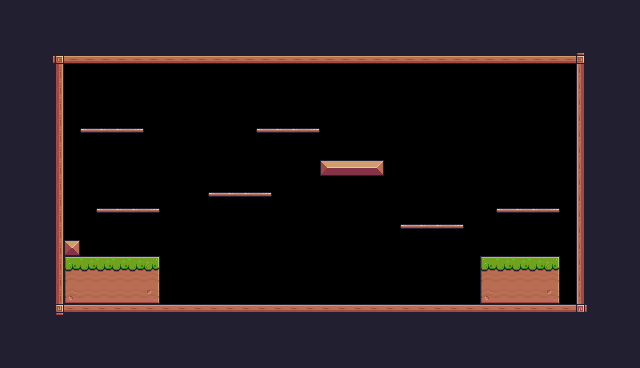

A 2D game scene composited from a Tiled map and its tileset images. What follows is a short description and the map's XML, with every tile layer's data as written:
An orthogonal 40x23 tile map with 16x16 px tiles, 1 tile layer (Background) and 26 objects (12x Fruit, 6x Platform, Player).

<map version="1.10" tiledversion="1.11.0" orientation="orthogonal" renderorder="right-down" width="40" height="23" tilewidth="16" tileheight="16" infinite="0" nextlayerid="4" nextobjectid="37">
 <tileset firstgid="1" source="Pixel Adventure.tsx" />
 <layer id="1" name="Background" width="40" height="23">
  <properties>
   <property name="BackgroundColor" value="Gray" />
  </properties>
  <data encoding="csv">
24,24,24,24,24,24,24,24,24,24,24,24,24,24,24,24,24,24,24,24,24,24,24,24,24,24,24,24,24,24,24,24,24,24,24,24,24,24,24,24,
24,24,24,24,24,24,24,24,24,24,24,24,24,24,24,24,24,24,24,24,24,24,24,24,24,24,24,24,24,24,24,24,24,24,24,24,24,24,24,24,
24,24,24,24,24,24,24,24,24,24,24,24,24,24,24,24,24,24,24,24,24,24,24,24,24,24,24,24,24,24,24,24,24,24,24,24,24,24,24,24,
24,24,24,92,134,134,134,134,134,134,134,134,134,134,134,134,134,134,134,134,134,134,134,134,134,134,134,134,134,134,134,134,134,134,134,134,93,24,24,24,
24,24,24,113,0,0,0,0,0,0,0,76,0,0,0,0,0,0,0,0,0,0,0,0,0,0,0,0,0,0,0,0,0,0,0,0,111,24,24,24,
24,24,24,113,0,0,0,0,0,0,0,0,0,0,0,0,0,0,0,0,0,0,0,0,0,0,0,0,0,0,0,0,0,0,0,0,111,24,24,24,
24,24,24,113,0,0,0,0,0,0,0,0,0,0,0,0,0,0,0,0,0,0,0,0,0,0,0,0,0,0,0,0,0,0,0,0,111,24,24,24,
24,24,24,113,0,0,0,0,0,0,0,0,0,0,0,0,0,0,0,0,0,0,0,0,0,0,0,0,0,0,0,0,0,0,0,0,111,24,24,24,
24,24,24,113,0,40,41,41,42,0,0,0,0,0,0,0,40,41,41,42,0,0,0,0,0,0,0,0,0,0,0,0,0,0,0,0,111,24,24,24,
24,24,24,113,0,0,0,0,0,0,0,0,0,0,0,0,0,0,0,0,0,0,0,0,0,0,0,0,0,0,0,0,0,0,0,0,111,24,24,24,
24,24,24,113,0,0,0,0,0,0,0,0,0,0,0,0,0,0,0,0,13,14,14,15,0,0,0,0,0,0,0,0,0,0,0,0,111,24,24,24,
24,24,24,113,0,0,0,0,0,0,0,0,0,0,0,0,0,0,0,0,0,0,0,0,0,0,0,0,0,0,0,0,0,0,0,0,111,24,24,24,
24,24,24,113,0,0,79,0,0,0,0,0,0,40,41,41,42,0,0,0,0,0,0,0,0,0,0,0,0,0,0,0,0,0,0,0,111,24,24,24,
24,24,24,113,0,0,40,41,41,42,0,0,0,0,0,0,0,0,0,0,0,0,0,0,0,0,0,0,0,0,0,40,41,41,42,0,111,24,24,24,
24,24,24,113,0,0,0,0,0,0,0,0,0,0,0,0,0,0,0,0,0,0,0,0,0,40,41,41,42,0,0,0,0,0,0,0,111,24,24,24,
24,24,24,113,35,0,0,0,0,0,0,0,0,0,0,0,0,0,0,0,0,0,0,0,0,0,0,0,0,0,0,0,0,0,0,0,111,24,24,24,
24,24,24,113,7,8,8,8,8,9,0,0,0,0,0,0,0,0,0,0,0,0,0,0,0,0,0,0,0,0,7,8,8,8,9,0,111,24,24,24,
24,24,24,113,29,30,30,30,30,31,0,0,0,0,0,0,0,0,0,0,0,0,0,0,0,0,0,0,0,0,29,30,30,30,31,0,111,24,24,24,
24,24,24,113,51,52,52,52,52,53,0,0,0,0,0,0,0,0,0,0,0,0,0,0,0,0,0,0,0,0,51,52,52,52,53,0,111,24,24,24,
24,24,24,114,90,90,90,90,90,90,90,90,90,90,90,90,90,90,90,90,90,90,90,90,90,90,90,90,90,90,90,90,90,90,90,90,115,24,24,24,
24,24,24,24,24,24,24,24,24,24,24,24,24,24,24,24,24,24,112,112,112,112,112,24,24,24,24,24,24,24,24,24,24,24,24,24,24,24,24,24,
24,24,24,24,24,24,24,24,24,24,24,24,24,24,24,24,24,24,24,24,24,24,24,24,24,24,24,24,24,24,24,24,24,24,24,24,24,24,24,24,
24,24,24,24,24,24,24,24,24,24,24,24,24,24,24,24,24,24,24,24,24,24,24,24,24,24,24,24,24,24,24,24,24,24,24,24,24,24,24,24
</data>
 </layer>
 <objectgroup id="2" name="Spawnpoints">
  <object id="22" name="Bananas" type="Fruit" x="112" y="96" width="32" height="32" />
  <object id="23" name="Player" type="Player" x="288" y="256" width="29.8619" height="31.0564" />
  <object id="24" name="Cherries" type="Fruit" x="400" y="192" width="32" height="32" />
  <object id="26" name="Kiwi" type="Fruit" x="352" y="128" width="32" height="32" />
  <object id="27" name="Melon" type="Fruit" x="256" y="96" width="32" height="32" />
  <object id="28" name="Orange" type="Fruit" x="496" y="176" width="32" height="32" />
  <object id="30" name="Pineapple" type="Fruit" x="96" y="176" width="32" height="32" />
  <object id="31" name="Strawberry" type="Fruit" x="480" y="224" width="32" height="32" />
  <object id="32" name="Cherries" type="Fruit" x="240" y="160" width="32" height="32" />
  <object id="33" name="Cherries" type="Fruit" x="416" y="160" width="32" height="32" />
  <object id="34" name="Cherries" type="Fruit" x="208" y="160" width="32" height="32" />
  <object id="35" name="Cherries" type="Fruit" x="432" y="192" width="32" height="32" />
  <object id="36" name="Cherries" type="Fruit" x="208" y="128" width="32" height="32" />
 </objectgroup>
 <objectgroup id="3" name="Colissions">
  <object id="5" x="48" y="48" width="16" height="272" />
  <object id="6" x="64" y="48" width="528" height="16" />
  <object id="7" x="576" y="48" width="16" height="272" />
  <object id="8" x="64" y="304" width="528" height="16" />
  <object id="10" x="64" y="256" width="96" height="48" />
  <object id="11" x="480" y="256" width="80" height="48" />
  <object id="12" x="320" y="160" width="64" height="16" />
  <object id="13" type="Platform" x="496" y="208" width="64" height="16" />
  <object id="14" type="Platform" x="400" y="224" width="64" height="16" />
  <object id="15" type="Platform" x="208" y="192" width="64" height="16" />
  <object id="16" type="Platform" x="96" y="208" width="64" height="16" />
  <object id="17" type="Platform" x="80" y="128" width="64" height="16" />
  <object id="18" type="Platform" x="256" y="128" width="64" height="16" />
 </objectgroup>
</map>
